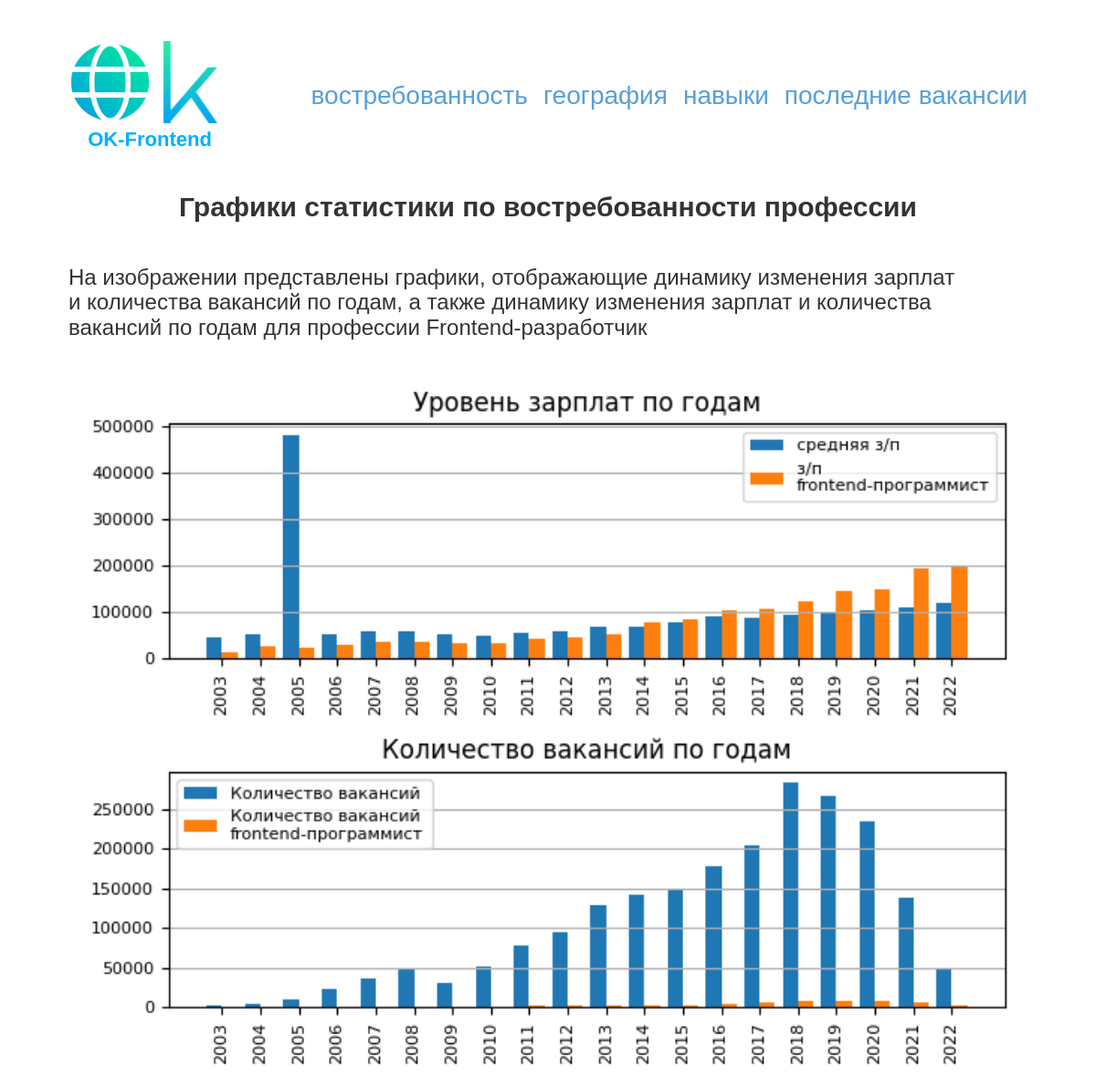
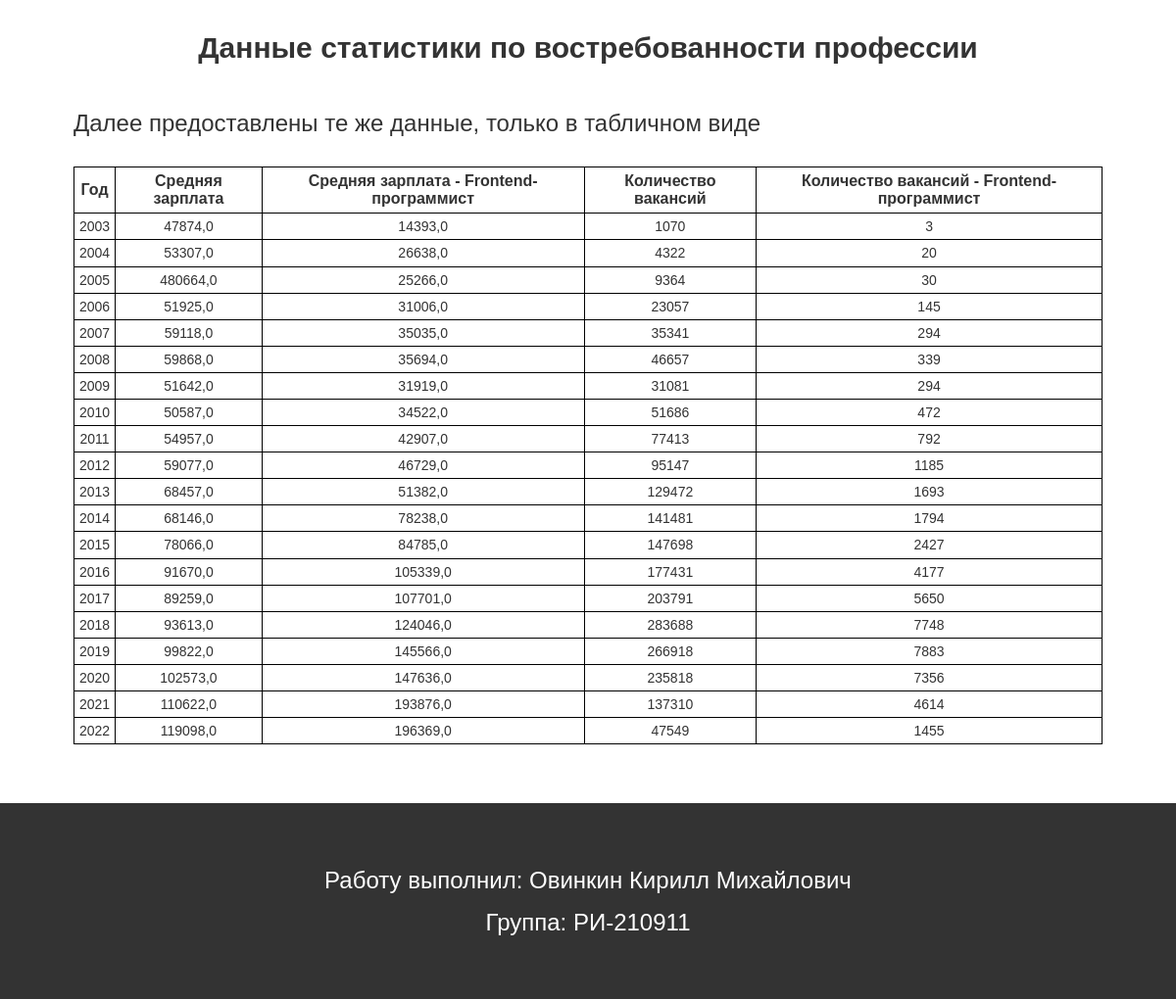
The page /demand.html on the database its author committed (2 pictures, top to bottom).
### frontend_project/models.py (models this page shows)
class StatByYear(models.Model):
    years = models.IntegerField("Год")
    salary = models.FloatField("Средняя зарплата")
    salary_vac = models.FloatField("Средняя зарплата - Frontend-программист")
    count = models.FloatField("Количество вакансий")
    count_vac = models.FloatField("Количество вакансий - Frontend-программист")
    class Meta:
        verbose_name = "Статистика по годам"
        verbose_name_plural = "Статистик по годам"

### frontend_project/views.py (the view)
# urls.py: path('demand.html', show_demand_page, name="demand"),
def show_demand_page(request):
    data = {"stat_by_year": StatByYear.objects.all()}
    return render(request, "demand.html", data)

### templates/demand.html (shortened to what this page needs)
<!doctype html>
<html lang="ru">
<head>
  <link rel="stylesheet" href="../static/css/information.css">
  <link rel="stylesheet" href="../static/css/normalize.css">
</head>
<body>
<header class="header">
  <div class="container header__container">
    {% load static %}
    <a href="{% url 'information' %}" class="header__left">
      <img src="../static/img/logo.svg" alt="Логотип" class="header__logo">
      <p class="header__text">OK-Frontend</p>
    </a>
    <ul class="header__list list-reset navigation">
      <li class="navigation__item"><a href="{% url 'demand' %}">востребованность</a></li>
      <li class="navigation__item"><a href="{% url 'geography' %}">география</a></li>
      <li class="navigation__item"><a href="{% url 'skills' %}">навыки</a></li>
      <li class="navigation__item"><a href="{% url 'vacancies' %}">последние вакансии</a></li>
    </ul>
  </div>
</header>
<section class="info">
  <div class="container info__container">
    <h2 class="info__header">Графики статистики по востребованности профессии</h2>
    <p class="info_text">На&nbsp;изображении представлены графики, отображающие динамику изменения зарплат
      и&nbsp;количества
      вакансий по&nbsp;годам, а&nbsp;также динамику изменения зарплат и&nbsp;количества вакансий по&nbsp;годам для
      профессии
      Frontend-разработчик</p>
    <img src="../static/demand.png" alt="Графики" class="info__graphics">
    <h2 class="info__header">Данные статистики по востребованности профессии</h2>
    <p class="info_text">Далее предоставлены те же данные, только в табличном виде</p>
    <table>
      <tr>
        <th>Год</th>
        <th>Средняя зарплата</th>
        <th>Средняя зарплата - Frontend-программист</th>
        <th>Количество вакансий</th>
        <th>Количество вакансий - Frontend-программист</th>
      </tr>
      {% for object in stat_by_year %}
        <tr>
          <td>{{ object.years }}</td>
          <td>{{ object.salary }}</td>
          <td>{{ object.salary_vac }}</td>
          <td>{{ object.count }}</td>
          <td>{{ object.count_vac }}</td>
        </tr>
      {% endfor %}
    </table>
  </div>
</section>
<footer class="footer">
  <p class="footer__text">Работу выполнил: Овинкин Кирилл Михайлович</p>
  <p class="footer__text">Группа: РИ-210911</p>
</footer>
</body>
</html>

### static/css/information.css (style rules this page uses)
html { -webkit-box-sizing: border-box; box-sizing: border-box; overflow-x: hidden; }
*, *::before, *::after { -webkit-box-sizing: inherit; box-sizing: inherit; }
a { color: inherit; text-decoration: none; cursor: pointer; }
p, h1, h2, h3, h4 { margin: 0; padding: 0; }
img { width: 100%; -o-object-fit: cover; object-fit: cover; }
.list-reset { margin: 0; padding: 0; list-style: none; }
body { font-family: "Montserrat", sans-serif; font-weight: 400; background-color: white; }
.container { max-width: 1440px; padding: 0 75px; margin: 0 auto; }
.header { background-color: white; }
.header__container { display: flex; padding: 45px 75px; justify-content: space-between; }
.header__list { display: flex; align-items: center; }
.header__logo { height: 90px; width: 186px; margin-bottom: 5px; }
.navigation__item { font-size: 28px; color: #559fdd; }
.navigation__item:not(:last-child) { margin-right: 17px; }
.header__left { display: flex; flex-direction: column; }
.header__text { font-size: 22px; font-weight: 700; color: #02b0ff; text-align: center; padding-right: 8px; }
.footer { height: 200px; background-color: #333; display: flex; flex-direction: column; justify-content: center; align-items: center; }
.footer__text { text-align: center; color: white; font-weight: 400; font-size: 24px; }
.footer__text:not(:last-child) { margin-bottom: 15px; }
.info__header { text-align: center; font-weight: 700; font-size: 30px; color: #333; margin-bottom: 45px; }
.info_text { font-weight: 400; font-size: 24px; color: #333; margin-bottom: 30px; }
.info__graphics { margin-bottom: 30px; }
table { border-collapse: collapse; width: 100%; margin-bottom: 60px; }
th { border: 1px solid black; padding: 5px; text-align: center; font-size: 16px; color: #333; }
td { border: 1px solid black; padding: 5px; text-align: center; font-size: 14px; color: #333; }

### rows shown on the page
StatByYear: years "2004", salary "53307,0", salary_vac "26638,0", count "4322", count_vac "20"
StatByYear: years "2005", salary "480664,0", salary_vac "25266,0", count "9364", count_vac "30"
StatByYear: years "2006", salary "51925,0", salary_vac "31006,0", count "23057", count_vac "145"
StatByYear: years "2007", salary "59118,0", salary_vac "35035,0", count "35341", count_vac "294"
StatByYear: years "2008", salary "59868,0", salary_vac "35694,0", count "46657", count_vac "339"
StatByYear: years "2009", salary "51642,0", salary_vac "31919,0", count "31081", count_vac "294"
StatByYear: years "2010", salary "50587,0", salary_vac "34522,0", count "51686", count_vac "472"
StatByYear: years "2011", salary "54957,0", salary_vac "42907,0", count "77413", count_vac "792"
StatByYear: years "2012", salary "59077,0", salary_vac "46729,0", count "95147", count_vac "1185"
StatByYear: years "2013", salary "68457,0", salary_vac "51382,0", count "129472", count_vac "1693"
StatByYear: years "2014", salary "68146,0", salary_vac "78238,0", count "141481", count_vac "1794"
StatByYear: years "2015", salary "78066,0", salary_vac "84785,0", count "147698", count_vac "2427"
StatByYear: years "2016", salary "91670,0", salary_vac "105339,0", count "177431", count_vac "4177"
StatByYear: years "2017", salary "89259,0", salary_vac "107701,0", count "203791", count_vac "5650"
StatByYear: years "2018", salary "93613,0", salary_vac "124046,0", count "283688", count_vac "7748"
StatByYear: years "2019", salary "99822,0", salary_vac "145566,0", count "266918", count_vac "7883"
StatByYear: years "2020", salary "102573,0", salary_vac "147636,0", count "235818", count_vac "7356"
StatByYear: years "2021", salary "110622,0", salary_vac "193876,0", count "137310", count_vac "4614"
StatByYear: years "2022", salary "119098,0", salary_vac "196369,0", count "47549", count_vac "1455"
